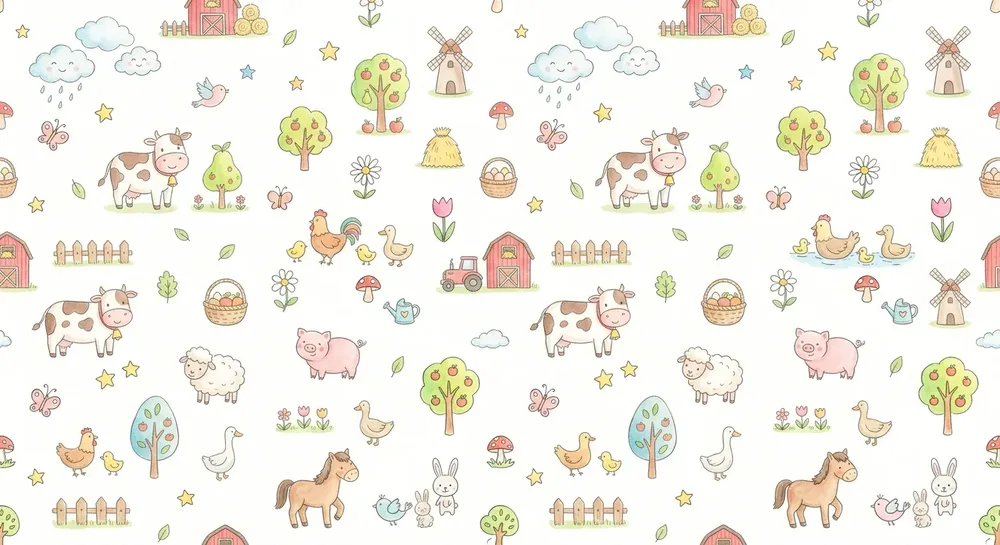
#> input picture outils-test/banc-impression/ferme.webp, 1000 x 545 px, shrunk from 1408 x 768 before the run
$ python lines.py ../banc-impression/ferme.webp 5
#> lines starting #> are read from the running program, lines starting #| are printed output that depends on the picture
# usage : python3 lines.py <png> [dpi=110] — traits horizontaux > 60 px : y x0 x1 longueur mm
import sys
from PIL import Image
im=Image.open(sys.argv[1]).convert('L'); W,H=im.size; px=im.load()
#> after `im = Image.open(sys.argv[1]).convert('L')`:
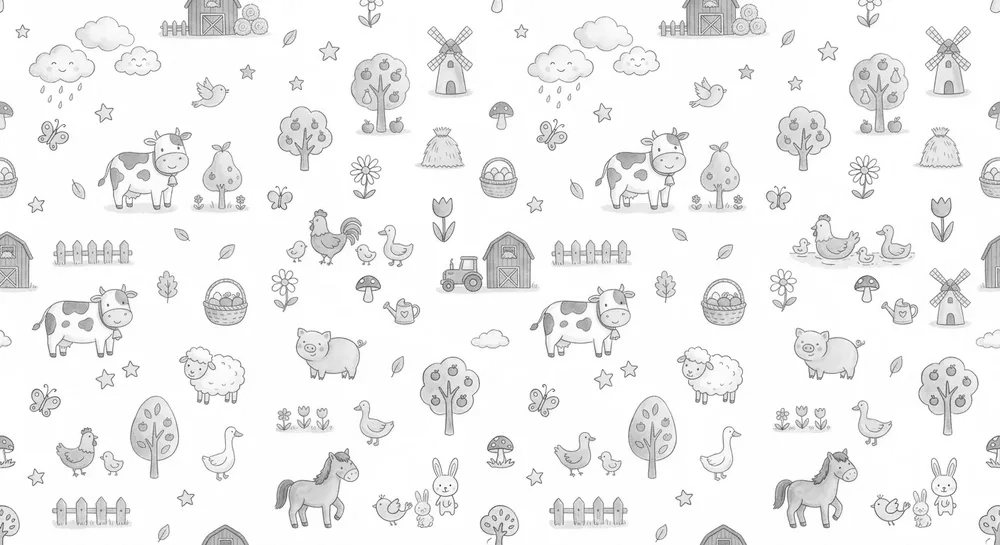
#> im: PIL image 1000x545 L; min 40, max 255, mean 240.3
#> after `W, H = im.size`: W = 1000; H = 545
mm=25.4/(int(sys.argv[2]) if len(sys.argv)>2 else 110)
for y in range(H):
    x=0;
    while x<W:
        if px[x,y]<128:
            s=x
            while x<W and px[x,y]<128: x+=1
            if x-s>60 and (y+2>=H or px[(s+x)//2,y+2]>128) and px[(s+x)//2,y-2]>128:
                print(y, s, x, "%.1fmm"%((x-s)*mm))
        x+=1
